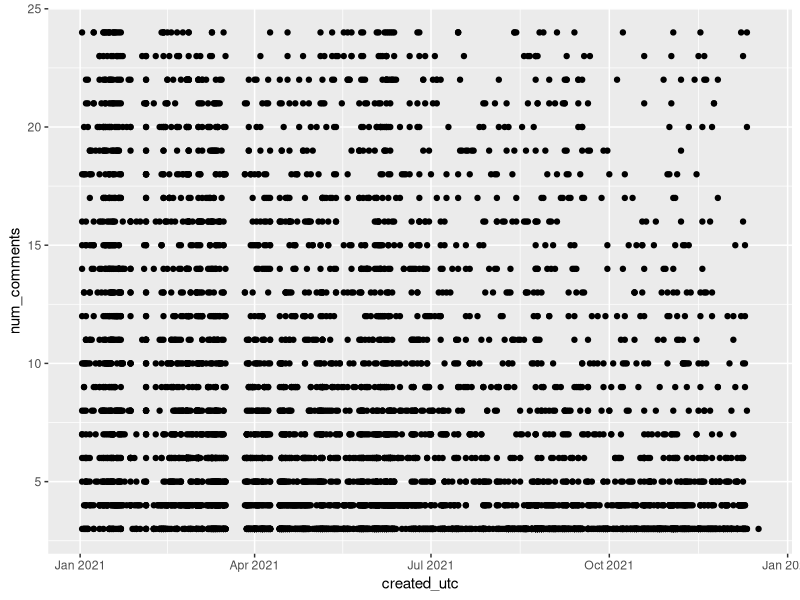
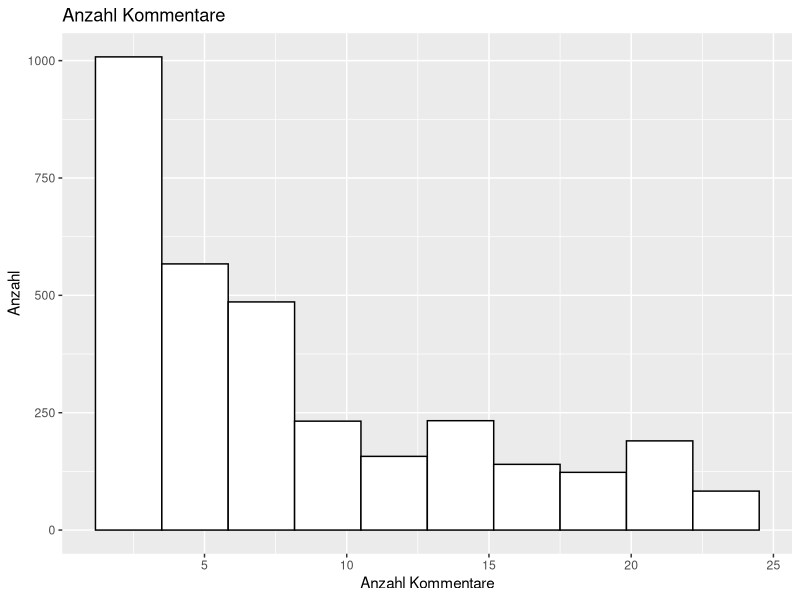

These figures' R source, in order: (Note: this script raises an error after producing the figures.)
library(tidyverse)

data = read_csv("Data/pushshift.csv")

data$created_utc = as.Date(as.POSIXct(data$created_utc, origin="1970-01-01"))

data = select(data, -c(d_,created))

ggplot(data = data, mapping = aes(x=created_utc, y = num_comments))+
  geom_point()



data = data[str_detect(data$url, "comments"),] #url ohne comment sind bilder/memes/videos
data = data %>% filter(data$num_comments > 2) ##weniger als 3 Kommentare entweder irrelvant, gelöscht oder Bot

dim(data)
Anzahl_Kommentare = sum(data$num_comments)
write.csv(data, "Data/pushshift_clean.csv")
### cleaning hier fertig, aber anzahl der kommentare müssen reduziert werden

ggplot(data = data) + 
  geom_histogram(mapping = aes(x = num_comments), bins = 10,color="black", fill="white") + 
  labs(x = "Anzahl Kommentare", y = "Anzahl", title = "Anzahl Kommentare")
sum(data_under_1000$num_comments)

ggplot(data = data, mapping = aes(x = created_utc, y = num_comments, col = score)) + 
  geom_point(size = 1) +
  scale_color_gradient(low = "red", high ="blue")
